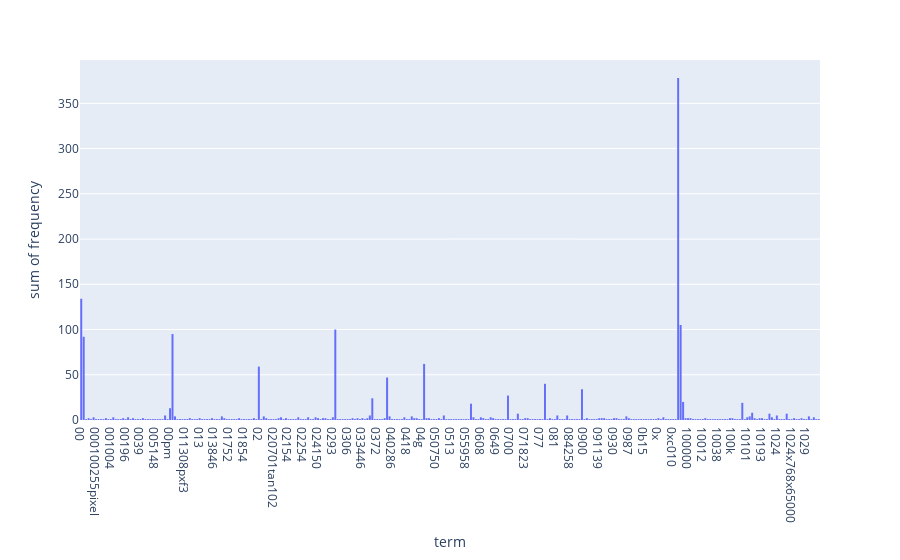

Notebook code for this chart:
### Markdown cell above
### >>> **Exercise 13 (take home):**
If you want a nicer interactive visualization here, I would encourage you try to install and use plotly to achieve this.

### Code cell
# Answer here

import plotly.express as px

fig = px.histogram(x=count_vect.get_feature_names_out()[:300],
                   y=term_frequencies[:300],
                   labels={'x':'term','y':'frequency'})
fig.show()

### Figure 1 — Plotly figure (JSON) as saved in the notebook; plotly's stock layout.template omitted (floating-point values rounded to 4 significant figures; data arrays with more than 128 entries replaced by an {"elided": "..."} marker saying what was removed)
{"data": [{"alignmentgroup": "True", "bingroup": "x", "histfunc": "sum", "hovertemplate": "term=%{x}<br>sum of frequency=%{y}<extra></extra>", "legendgroup": "", "marker": {"color": "#636efa", "pattern": {"shape": ""}}, "name": "", "offsetgroup": "", "orientation": "v", "showlegend": false, "type": "histogram", "x": {"elided": "300 str values"}, "xaxis": "x", "y": {"elided": "300 int values"}, "yaxis": "y"}], "layout": {"autosize": true, "barmode": "relative", "legend": {"tracegroupgap": 0}, "margin": {"t": 60}, "xaxis": {"anchor": "y", "autorange": true, "domain": [0, 1], "range": [-0.5, 299.5], "title": {"text": "term"}, "type": "category"}, "yaxis": {"anchor": "x", "autorange": true, "domain": [0, 1], "range": [0, 397.9], "title": {"text": "sum of frequency"}, "type": "linear"}}}
